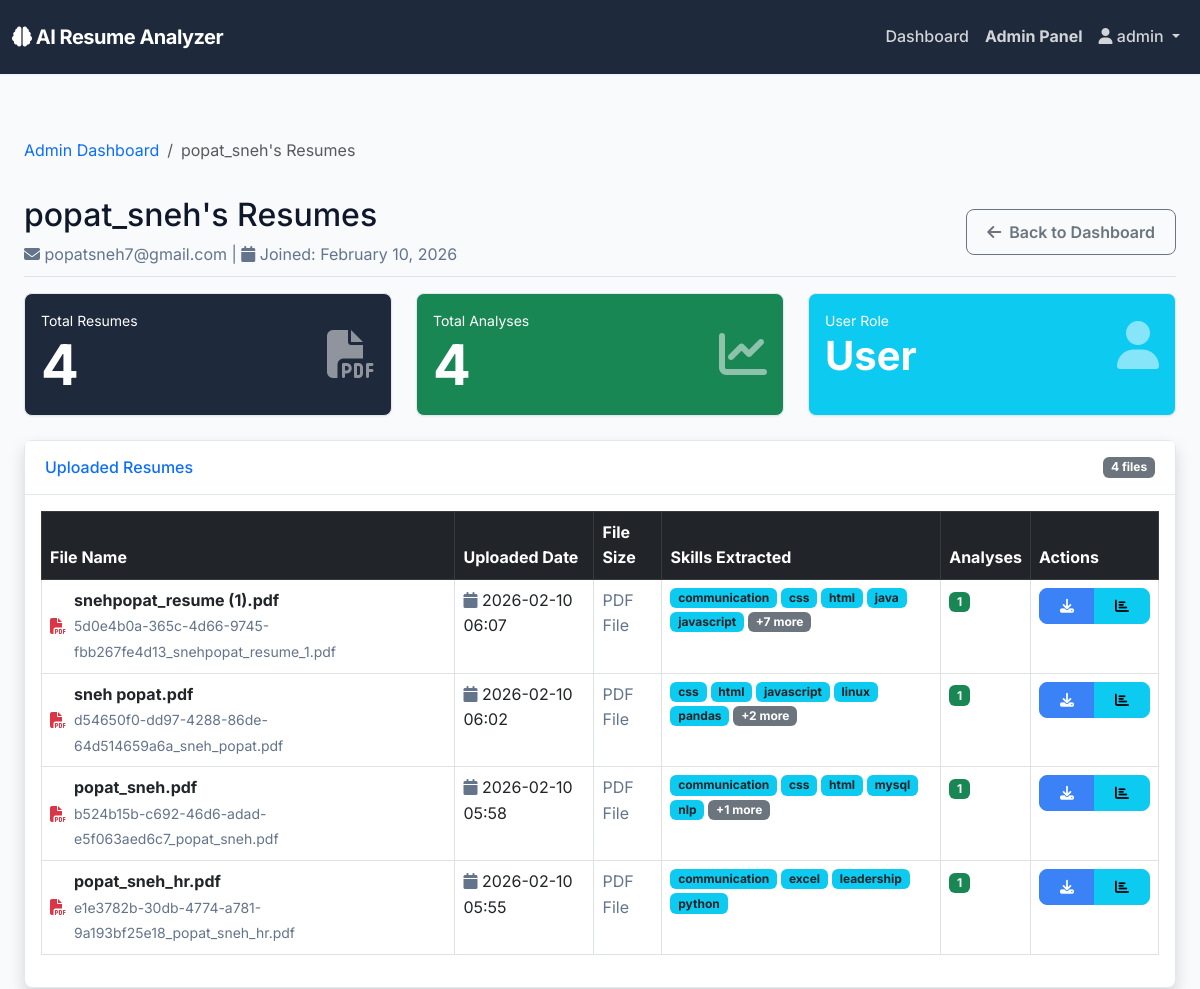
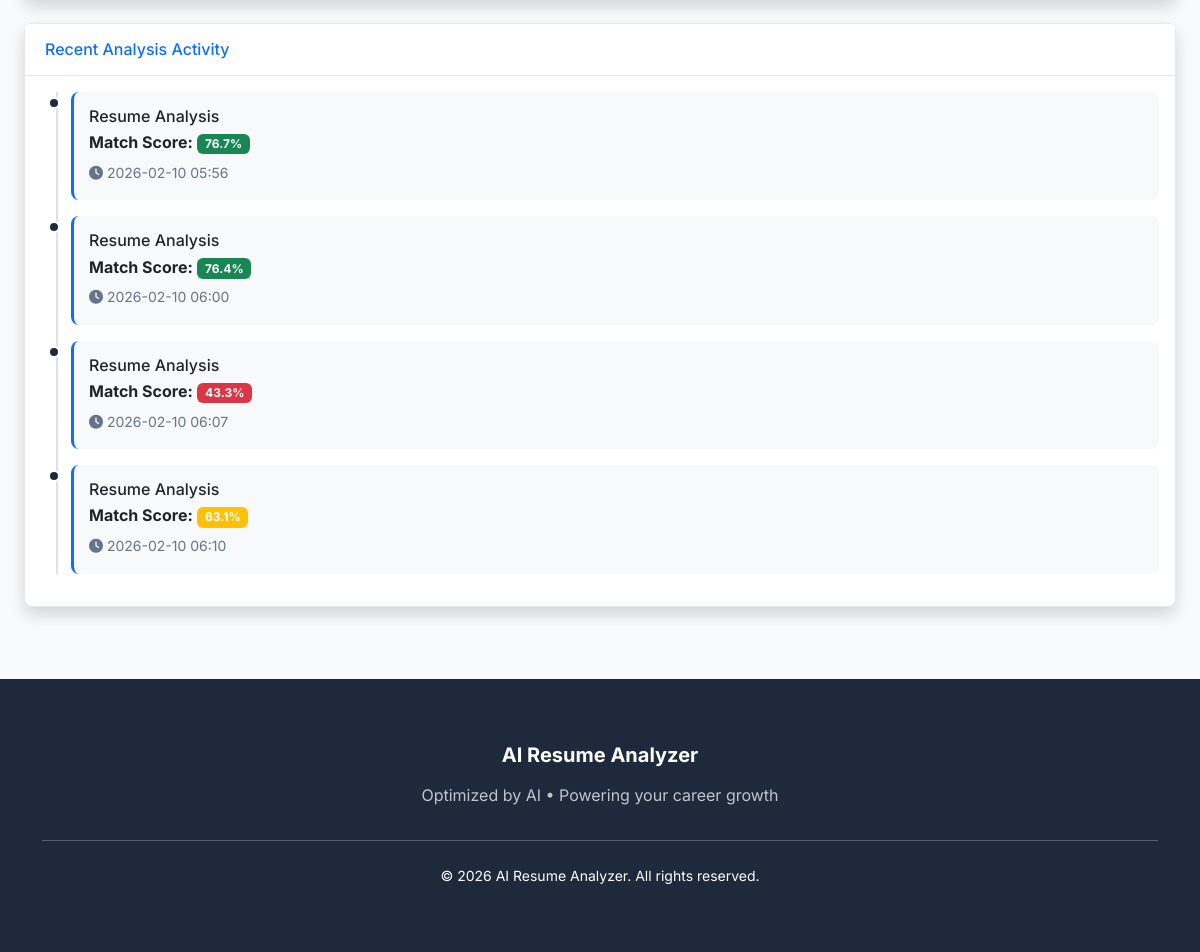
The app's page /admin/user_resumes/b96390ad-3053-49eb-b402-ae8157729089 (signed in) with its own data (2 pictures, top to bottom).
### flask_app/models.py (models this page shows, shortened)
class User(UserMixin, db.Model):
    __tablename__ = 'users'
    id = db.Column(db.String(36), primary_key=True, default=lambda: str(uuid.uuid4()))
    username = db.Column(db.String(80), unique=True, nullable=False, index=True)
    email = db.Column(db.String(120), unique=True, nullable=False, index=True)
    password_hash = db.Column(db.String(255), nullable=False)
    first_name = db.Column(db.String(100))
    last_name = db.Column(db.String(100))
    created_at = db.Column(db.DateTime, default=datetime.utcnow)
    updated_at = db.Column(db.DateTime, default=datetime.utcnow, onupdate=datetime.utcnow)
    is_admin = db.Column(db.Boolean, default=False)
    role = db.Column(db.String(20), default='user')
    resumes = db.relationship('Resume', backref='user', lazy=True, cascade='all, delete-orphan')
    analyses = db.relationship('Analysis', backref='user', lazy=True, cascade='all, delete-orphan')

class Resume(db.Model):
    __tablename__ = 'resumes'
    id = db.Column(db.String(36), primary_key=True, default=lambda: str(uuid.uuid4()))
    user_id = db.Column(db.String(36), db.ForeignKey('users.id'), nullable=False)
    filename = db.Column(db.String(255), nullable=False)
    filepath = db.Column(db.String(500), nullable=False)
    extracted_text = db.Column(db.Text)
    extracted_skills = db.Column(db.JSON, default=list)
    created_at = db.Column(db.DateTime, default=datetime.utcnow)
    updated_at = db.Column(db.DateTime, default=datetime.utcnow, onupdate=datetime.utcnow)
    analyses = db.relationship('Analysis', backref='resume', lazy=True, cascade='all, delete-orphan')

class Analysis(db.Model):
    __tablename__ = 'analyses'
    id = db.Column(db.String(36), primary_key=True, default=lambda: str(uuid.uuid4()))
    user_id = db.Column(db.String(36), db.ForeignKey('users.id'), nullable=False)
    resume_id = db.Column(db.String(36), db.ForeignKey('resumes.id'), nullable=False)
    job_id = db.Column(db.String(36), db.ForeignKey('job_postings.id'), nullable=True)
    match_score = db.Column(db.Float, default=0.0)
    matched_skills = db.Column(db.JSON, default=list)
    missing_skills = db.Column(db.JSON, default=list)
    suggestions = db.Column(db.JSON, default=list)
    match_percentage = db.Column(db.Integer, default=0)
    ats_score = db.Column(db.Float, default=0.0)
    ats_details = db.Column(db.JSON, default=dict)
    interview_questions = db.Column(db.JSON, default=list)
    skill_resources = db.Column(db.JSON, default=list)
    job_description = db.Column(db.Text)
    created_at = db.Column(db.DateTime, default=datetime.utcnow)
    updated_at = db.Column(db.DateTime, default=datetime.utcnow, onupdate=datetime.utcnow)

### flask_app/routes/admin.py (the view)
@admin_bp.route('/user_resumes/<string:user_id>')
@login_required
@admin_required
def user_resumes(user_id):
    user = User.query.get_or_404(user_id)
    resumes = Resume.query.filter_by(user_id=user_id).order_by(Resume.created_at.desc()).all()
    return render_template('admin/user_resumes.html',
                         user=user,
                         resumes=resumes)

### flask_app/templates/admin/user_resumes.html (shortened to what this page needs)
{% extends "base.html" %}
{% block content %}
<div class="container-fluid py-4">
    <nav aria-label="breadcrumb">
        <ol class="breadcrumb">
            <li class="breadcrumb-item"><a href="{{ url_for('admin.dashboard') }}" class="text-decoration-none">Admin Dashboard</a></li>
            <li class="breadcrumb-item active">{{ user.username }}'s Resumes</li>
        </ol>
    </nav>
    <div class="d-flex justify-content-between flex-wrap flex-md-nowrap align-items-center pt-3 pb-2 mb-3 border-bottom">
        <div>
            <h1 class="h2">{{ user.username }}'s Resumes</h1>
            <p class="text-muted mb-0">
                <i class="fas fa-envelope"></i> {{ user.email }} |
                <i class="fas fa-calendar"></i> Joined: {{ user.created_at.strftime('%B %d, %Y') }}
            </p>
        </div>
        <div class="btn-toolbar mb-2 mb-md-0">
            <a href="{{ url_for('admin.dashboard') }}" class="btn btn-outline-secondary">
                <i class="fas fa-arrow-left"></i> Back to Dashboard
            </a>
        </div>
    </div>
    <div class="row g-4 mb-4">
        <div class="col-xl-4 col-md-6">
            <div class="card bg-primary text-white h-100">
                <div class="card-body">
                    <div class="d-flex justify-content-between align-items-center">
                        <div class="me-3">
                            <div class="text-white-75 small">Total Resumes</div>
                            <div class="display-4 fw-bold">{{ resumes|length }}</div>
                        </div>
                        <i class="fas fa-file-pdf fa-3x text-white-50"></i>
                    </div>
                </div>
            </div>
        </div>
        <div class="col-xl-4 col-md-6">
            <div class="card bg-success text-white h-100">
                <div class="card-body">
                    <div class="d-flex justify-content-between align-items-center">
                        <div class="me-3">
                            <div class="text-white-75 small">Total Analyses</div>
                            <div class="display-4 fw-bold">{{ user.analyses|length }}</div>
                        </div>
                        <i class="fas fa-chart-line fa-3x text-white-50"></i>
                    </div>
                </div>
            </div>
        </div>
        <div class="col-xl-4 col-md-6">
            <div class="card bg-info text-white h-100">
                <div class="card-body">
                    <div class="d-flex justify-content-between align-items-center">
                        <div class="me-3">
                            <div class="text-white-75 small">User Role</div>
                            <div class="display-6 fw-bold">
                                {% if user.is_admin %}
                                Admin
                                {% else %}
                                User
                                {% endif %}
                            </div>
                        </div>
                        <i class="fas fa-user fa-3x text-white-50"></i>
                    </div>
                </div>
            </div>
        </div>
    </div>
    <div class="card shadow mb-4">
        <div class="card-header py-3 d-flex justify-content-between align-items-center">
            <h6 class="m-0 font-weight-bold text-primary">Uploaded Resumes</h6>
            <span class="badge bg-secondary">{{ resumes|length }} files</span>
        </div>
        <div class="card-body">
            {% if resumes %}
            <div class="table-responsive">
                <table class="table table-bordered table-hover" width="100%" cellspacing="0">
                    <thead class="table-dark">
                        <tr>
                            <th>File Name</th>
                            <th>Uploaded Date</th>
                            <th>File Size</th>
                            <th>Skills Extracted</th>
                            <th>Analyses</th>
                            <th>Actions</th>
                        </tr>
                    </thead>
                    <tbody>
                        {% for resume in resumes %}
                        <tr>
                            <td>
                                <div class="d-flex align-items-center">
                                    <i class="fas fa-file-pdf text-danger me-2"></i>
                                    <div>
                                        <strong>{{ resume.filename }}</strong>
                                        <br>
                                        <small class="text-muted">{{ resume.filepath.split('\\')[-1] }}</small>
                                    </div>
                                </div>
                            </td>
                            <td>
                                <i class="fas fa-calendar text-muted"></i>
                                {{ resume.created_at.strftime('%Y-%m-%d %H:%M') }}
                            </td>
                            <td>
                                {% if resume.filepath %}
                                <span class="text-muted">PDF File</span>
                                {% else %}
                                <span class="text-muted">Unknown</span>
                                {% endif %}
                            </td>
                            <td>
                                {% if resume.extracted_skills %}
                                <div class="d-flex flex-wrap gap-1">
                                    {% for skill in resume.extracted_skills[:5] %}
                                    <span class="badge bg-info text-dark">{{ skill }}</span>
                                    {% endfor %}
                                    {% if resume.extracted_skills|length > 5 %}
                                    <span class="badge bg-secondary">+{{ resume.extracted_skills|length - 5 }} more</span>
                                    {% endif %}
                                </div>
                                {% else %}
                                <span class="text-muted">No skills extracted</span>
                                {% endif %}
                            </td>
                            <td>
                                <span class="badge bg-success">{{ resume.analyses|length }}</span>
                            </td>
                            <td>
                                <div class="btn-group" role="group">
                                    <a href="{{ url_for('admin.download_resume', resume_id=resume.id) }}"
                                       class="btn btn-sm btn-primary"
                                       title="Download Resume">
                                        <i class="fas fa-download"></i>
                                    </a>
                                    {% if resume.analyses %}
                                    <a href="{{ url_for('analysis.view_analysis', analysis_id=resume.analyses[-1].id) }}"
                                       class="btn btn-sm btn-info"
                                       title="View Latest Analysis">
                                        <i class="fas fa-chart-bar"></i>
                                    </a>
                                    {% endif %}
                                </div>
                            </td>
                        </tr>
                        {% endfor %}
                    </tbody>
                </table>
            </div>
            {% else %}
            <div class="text-center py-5">
                <i class="fas fa-file-upload fa-3x text-muted mb-3"></i>
                <h5 class="text-muted">No Resumes Found</h5>
                <p class="text-muted">{{ user.username }} hasn't uploaded any resumes yet.</p>
            </div>
            {% endif %}
        </div>
    </div>
    {% if user.analyses %}
    <div class="card shadow mb-4">
        <div class="card-header py-3">
            <h6 class="m-0 font-weight-bold text-primary">Recent Analysis Activity</h6>
        </div>
        <div class="card-body">
            <div class="timeline">
                {% for analysis in user.analyses[:5] %}
                <div class="timeline-item mb-3">
                    <div class="timeline-marker bg-primary"></div>
                    <div class="timeline-content">
                        <h6 class="mb-1">Resume Analysis</h6>
                        <p class="mb-1">
                            <strong>Match Score:</strong>
                            <span class="badge bg-{{ 'success' if analysis.match_score >= 70 else 'warning' if analysis.match_score >= 50 else 'danger' }}">
                                {{ "%.1f"|format(analysis.match_score) }}%
                            </span>
                        </p>
                        <small class="text-muted">
                            <i class="fas fa-clock"></i> {{ analysis.created_at.strftime('%Y-%m-%d %H:%M') }}
                        </small>
                    </div>
                </div>
                {% endfor %}
            </div>
        </div>
    </div>
    {% endif %}
</div>
{% endblock %}

### flask_app/templates/base.html (shortened to what this page needs)
<!DOCTYPE html>
<html lang="en">
<head>
    <link href="https://cdn.jsdelivr.net/npm/bootstrap@5.3.0/dist/css/bootstrap.min.css" rel="stylesheet">
    <link rel="stylesheet" href="https://cdnjs.cloudflare.com/ajax/libs/font-awesome/6.4.0/css/all.min.css">
    <link rel="stylesheet" href="{{ url_for('static', filename='css/style.css') }}">
    <link rel="stylesheet" href="{{ url_for('static', filename='css/resume.css') }}">
</head>
<body>
    <nav class="navbar navbar-expand-lg navbar-dark bg-primary">
        <div class="container-fluid">
            <a class="navbar-brand fw-bold" href="{{ url_for('main.index') }}">
                <i class="fas fa-brain"></i> AI Resume Analyzer
            </a>
            <div class="collapse navbar-collapse" id="navbarNav">
                <ul class="navbar-nav ms-auto">
                    {% if current_user.is_authenticated %}
                    {% if current_user.role == 'hr' %}
                    <li class="nav-item">
                        <a class="nav-link" href="{{ url_for('hr.dashboard') }}">HR Dashboard</a>
                    </li>
                    <li class="nav-item">
                        <a class="nav-link" href="{{ url_for('hr.jobs') }}">My Jobs</a>
                    </li>
                    <li class="nav-item">
                        <a class="nav-link" href="{{ url_for('hr.add_job') }}">Post New Job</a>
                    </li>
                    {% else %}
                    <li class="nav-item">
                        <a class="nav-link" href="{{ url_for('main.dashboard') }}">Dashboard</a>
                    </li>
                    {% if current_user.is_admin %}
                    <li class="nav-item">
                        <a class="nav-link fw-bold text-warning" href="{{ url_for('admin.dashboard') }}">Admin Panel</a>
                    </li>
                    {% endif %}
                    {% endif %}
                    <li class="nav-item dropdown">
                        <a class="nav-link dropdown-toggle" href="#" id="userDropdown" role="button"
                            data-bs-toggle="dropdown">
                            <i class="fas fa-user"></i> {{ current_user.username }}
                        </a>
                    </li>
                    {% endif %}
                </ul>
            </div>
        </div>
    </nav>
    <main class="container-fluid py-4">
        {% block content %}{% endblock %}
    </main>
    <footer class="text-white text-center">
        <div class="container">
            <div class="row mb-4">
                <div class="col-md-12">
                    <h5 class="fw-bold mb-3">AI Resume Analyzer</h5>
                    <p class="text-light opacity-75">Optimized by AI • Powering your career growth</p>
                </div>
            </div>
            <hr class="opacity-25 mb-4">
            <p class="small mb-0">&copy; 2026 AI Resume Analyzer. All rights reserved.</p>
        </div>
    </footer>
</body>
</html>

### records on screen
User: username "admin"
User: username "popat_sneh", email "popatsneh7@gmail.com", created_at "February 10, 2026"
Resume: filename "snehpopat_resume (1).pdf", filepath "5d0e4b0a-365c-4d66-9745-fbb267fe4d13_snehpopat_resume_1.pdf", created_at "2026-02-10 06:07", shows "PDF File", 5 "communication" "css" "html" "java" "javascript", extracted_skills|length "7", analyses|length "1"
Resume: filename "sneh popat.pdf", filepath "d54650f0-dd97-4288-86de-64d514659a6a_sneh_popat.pdf", created_at "2026-02-10 06:02", shows "PDF File", 5 "css" "html" "javascript" "linux" "pandas", extracted_skills|length "2", analyses|length "1"
Resume: filename "popat_sneh.pdf", filepath "b524b15b-c692-46d6-adad-e5f063aed6c7_popat_sneh.pdf", created_at "2026-02-10 05:58", shows "PDF File", 5 "communication" "css" "html" "mysql" "nlp", extracted_skills|length "1", analyses|length "1"
Resume: filename "popat_sneh_hr.pdf", filepath "e1e3782b-30db-4774-a781-9a193bf25e18_popat_sneh_hr.pdf", created_at "2026-02-10 05:55", shows "PDF File", 5 "communication" "excel" "leadership" "python", analyses|length "1"
Analysis: match_score "76.7", created_at "2026-02-10 05:56"
Analysis: match_score "76.4", created_at "2026-02-10 06:00"
Analysis: match_score "43.3", created_at "2026-02-10 06:07"
Analysis: match_score "63.1", created_at "2026-02-10 06:10"

### other values on screen
{{ resumes|length }} "4"
{{ user.analyses|length }} "4"
